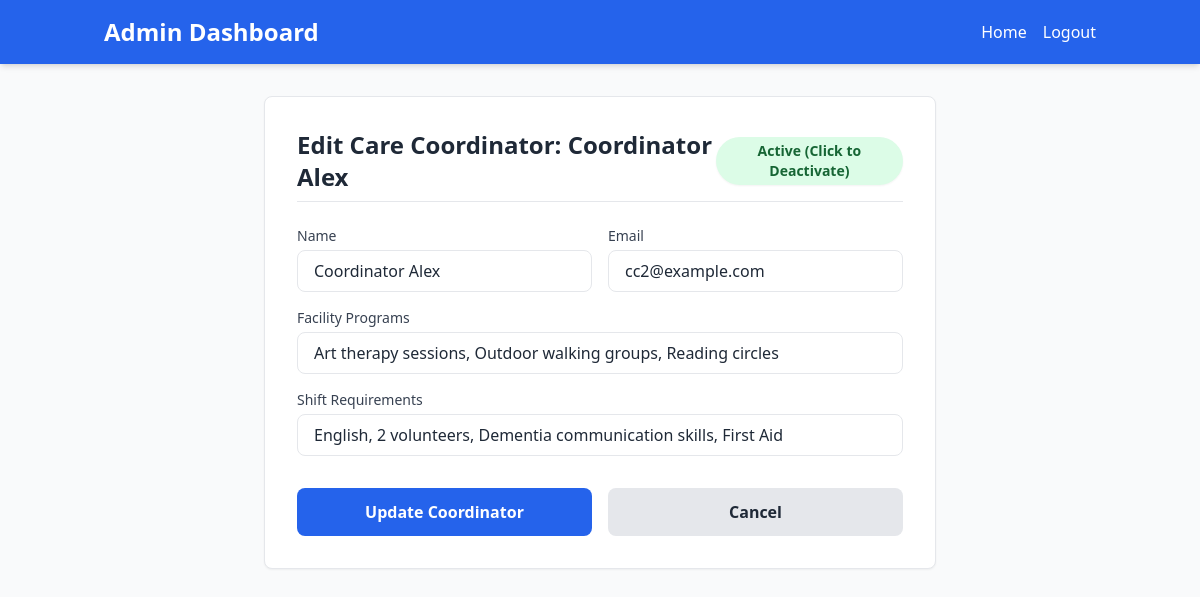
The page /admin/care_coordinator/76 (signed in) on the database its author committed.
### app/models.py (models this page shows, shortened)
class User(UserMixin, db.Model):
    id = db.Column(db.Integer, primary_key=True)
    name = db.Column(db.String(64), index=True, unique=True)
    email = db.Column(db.String(120), index=True, unique=True)
    password_hash = db.Column(db.String(128))
    role = db.Column(db.String(10), index=True, default='user')
    is_active = db.Column(db.Boolean, default=True)
    linked_status = db.Column(db.String(256), nullable=True)

class CareCoordinator(User):
    __tablename__ = 'care_coordinator'
    id = db.Column(db.Integer, db.ForeignKey('user.id'), primary_key=True)
    facility_programs = db.Column(db.String(256))
    shift_requirements = db.Column(db.String(256))

### app/routes.py (the view, shortened to what this page needs)
@app.route('/admin/care_coordinator/<int:id>', methods=['GET', 'POST'])
@login_required
@admin_required
def edit_care_coordinator(id):
    care_coordinator = CareCoordinator.query.get(id)
    if not care_coordinator:
        flash('Care Coordinator not found.')
        return redirect(url_for('index'))
    return render_template('edit_care_coordinator.html', care_coordinator=care_coordinator)

### app/models.py (called while the page is built)
@login.user_loader
def load_user(id):
    return User.query.get(int(id))

### app/routes.py (called while the page is built)
def admin_required(f):
    @wraps(f)
    def decorated_function(*args, **kwargs):
        if not current_user.is_authenticated or current_user.role != 'admin':
            flash('You do not have permission to access this page.')
            return redirect(url_for('index'))
        return f(*args, **kwargs)
    return decorated_function

### app/templates/edit_care_coordinator.html (shortened to what this page needs)
<!DOCTYPE html>
<html lang="en">
<head>
    <script src="https://cdn.tailwindcss.com"></script>
</head>
<body class="bg-gray-50 text-gray-800 font-sans min-h-screen flex flex-col">
    <header class="bg-blue-600 text-white shadow-md">
        <div class="container mx-auto px-4 py-4 flex justify-between items-center">
            <h1 class="text-2xl font-bold">Admin Dashboard</h1>
            <nav class="flex space-x-4">
                <a href="{{ url_for('index') }}" class="hover:text-blue-200 transition">Home</a>
                <a href="{{ url_for('logout') }}" class="hover:text-blue-200 transition">Logout</a>
            </nav>
        </div>
    </header>
    <main class="flex-grow container mx-auto px-4 py-8">
        <div class="max-w-2xl mx-auto bg-white p-8 rounded-lg shadow-sm border border-gray-200">
            <div class="flex justify-between items-center mb-6 border-b pb-2">
                <h2 class="text-2xl font-bold text-gray-800">Edit Care Coordinator: {{ care_coordinator.name }}</h2>
                <form method="post"
                    action="{{ url_for('toggle_active', entity_type='care_coordinator', user_id=care_coordinator.id) }}">
                    <button type="submit"
                        class="px-3 py-1 text-sm font-semibold rounded-full {{ 'bg-green-100 text-green-800 hover:bg-green-200' if care_coordinator.is_active else 'bg-gray-100 text-gray-800 hover:bg-gray-200' }} shadow-sm transition">
                        {{ 'Active (Click to Deactivate)' if care_coordinator.is_active else 'Inactive (Click to
                        Activate)' }}
                    </button>
                </form>
            </div>
            <form method="post" class="space-y-4">
                <div class="grid grid-cols-1 md:grid-cols-2 gap-4">
                    <div>
                        <label class="block text-sm font-medium text-gray-700 mb-1">Name</label>
                        <input type="text" name="name" placeholder="Name" value="{{ care_coordinator.name }}" required
                            class="w-full px-4 py-2 border rounded-lg focus:outline-none focus:ring-2 focus:ring-blue-500">
                    </div>
                    <div>
                        <label class="block text-sm font-medium text-gray-700 mb-1">Email</label>
                        <input type="email" name="email" placeholder="Email" value="{{ care_coordinator.email }}"
                            required
                            class="w-full px-4 py-2 border rounded-lg focus:outline-none focus:ring-2 focus:ring-blue-500">
                    </div>
                </div>
                <div>
                    <label class="block text-sm font-medium text-gray-700 mb-1">Facility Programs</label>
                    <input type="text" name="facility_programs" placeholder="Facility Programs"
                        value="{{ care_coordinator.facility_programs if care_coordinator.facility_programs else '' }}"
                        class="w-full px-4 py-2 border rounded-lg focus:outline-none focus:ring-2 focus:ring-blue-500">
                </div>
                <div>
                    <label class="block text-sm font-medium text-gray-700 mb-1">Shift Requirements</label>
                    <input type="text" name="shift_requirements" placeholder="Shift Requirements"
                        value="{{ care_coordinator.shift_requirements if care_coordinator.shift_requirements else '' }}"
                        class="w-full px-4 py-2 border rounded-lg focus:outline-none focus:ring-2 focus:ring-blue-500">
                </div>
                <div class="pt-4 flex space-x-4">
                    <button type="submit"
                        class="w-full bg-blue-600 text-white py-3 rounded-lg font-semibold hover:bg-blue-700 transition">Update
                        Coordinator</button>
                    <a href="{{ url_for('index') }}"
                        class="w-full bg-gray-200 text-gray-800 py-3 rounded-lg font-semibold hover:bg-gray-300 transition text-center flex items-center justify-center">Cancel</a>
                </div>
            </form>
        </div>
    </main>
</body>
</html>

### rows shown on the page
User: name "Coordinator Alex", is_active "Active (Click to Deactivate)", email "cc2@example.com"
CareCoordinator: facility_programs "Art therapy sessions, Outdoor walking groups, Reading circles", shift_requirements "English, 2 volunteers, Dementia communication skills, First Aid"
